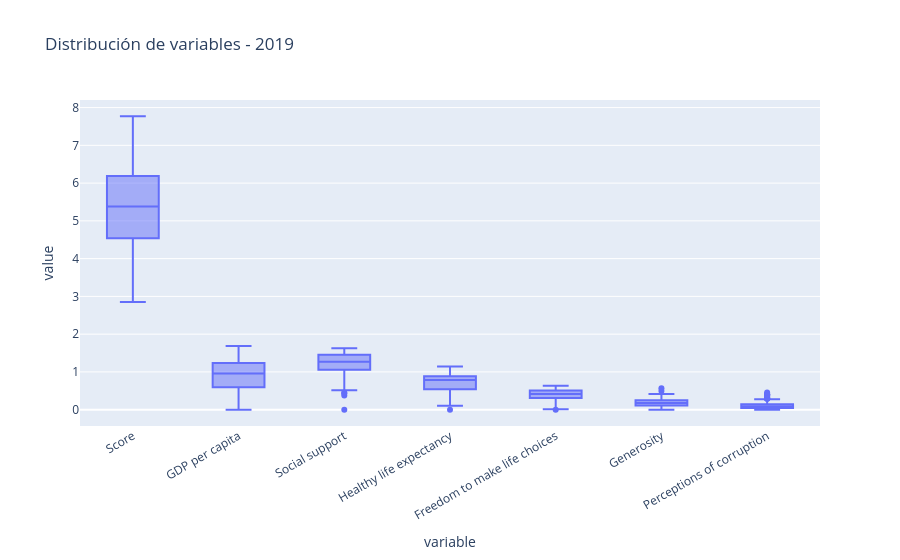

Here is the notebook cell this chart was saved with:
### Markdown cell above
## 7. Outliers con boxplots

### Code cell
df_2019 = files[2019]

numeric_cols = ["Score", "GDP per capita", "Social support",
                "Healthy life expectancy", "Freedom to make life choices",
                "Generosity", "Perceptions of corruption"]

import plotly.express as px

fig = px.box(df_2019[numeric_cols], title="Distribución de variables - 2019")
fig.update_layout(xaxis_tickangle=-30)
fig.show()

### Figure 1 — Plotly figure (JSON) as saved in the notebook; plotly's stock layout.template omitted (floating-point values rounded to 4 significant figures; data arrays with more than 128 entries replaced by an {"elided": "..."} marker saying what was removed)
{"data": [{"alignmentgroup": "True", "hovertemplate": "variable=%{x}<br>value=%{y}<extra></extra>", "legendgroup": "", "marker": {"color": "#636efa"}, "name": "", "notched": false, "offsetgroup": "", "orientation": "v", "showlegend": false, "type": "box", "x": {"elided": "1092 str values"}, "x0": " ", "xaxis": "x", "y": {"elided": "1092 float values"}, "y0": " ", "yaxis": "y"}], "layout": {"boxmode": "group", "legend": {"tracegroupgap": 0}, "title": {"text": "Distribución de variables - 2019"}, "xaxis": {"anchor": "y", "domain": [0, 1], "tickangle": -30, "title": {"text": "variable"}}, "yaxis": {"anchor": "x", "domain": [0, 1], "title": {"text": "value"}}}}
